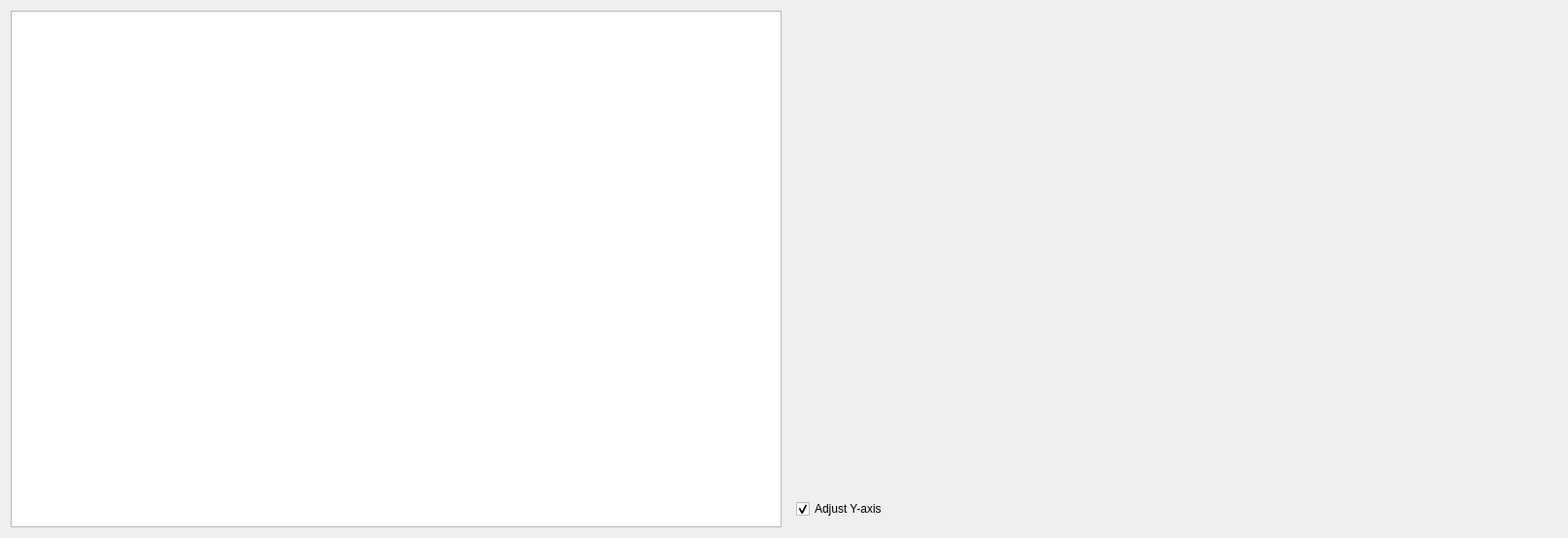
<?xml version="1.0" encoding="UTF-8"?>
<ui version="4.0">
 <class>YieldCurveWindow</class>
 <widget class="QWidget" name="YieldCurveWindow">
  <property name="geometry">
   <rect>
    <x>0</x>
    <y>0</y>
    <width>1615</width>
    <height>554</height>
   </rect>
  </property>
  <property name="windowTitle">
   <string>Yield Curve</string>
  </property>
  <layout class="QGridLayout" name="gridLayout">
   <item row="0" column="1">
    <widget class="QWidget" name="chartWidget" native="true">
     <property name="sizePolicy">
      <sizepolicy hsizetype="Expanding" vsizetype="Expanding">
       <horstretch>1</horstretch>
       <verstretch>0</verstretch>
      </sizepolicy>
     </property>
     <layout class="QGridLayout" name="chartGridLayout">
      <item row="0" column="0">
       <widget class="QWidget" name="chartPlaceholderWidget" native="true"/>
      </item>
      <item row="1" column="0">
       <widget class="QCheckBox" name="checkBox_AdjustYaxis">
        <property name="text">
         <string>Adjust Y-axis</string>
        </property>
        <property name="checked">
         <bool>true</bool>
        </property>
       </widget>
      </item>
     </layout>
    </widget>
   </item>
   <item row="0" column="0">
    <widget class="QTableView" name="tableView">
     <property name="sizePolicy">
      <sizepolicy hsizetype="Expanding" vsizetype="Expanding">
       <horstretch>1</horstretch>
       <verstretch>0</verstretch>
      </sizepolicy>
     </property>
    </widget>
   </item>
  </layout>
 </widget>
 <resources/>
 <connections/>
</ui>
